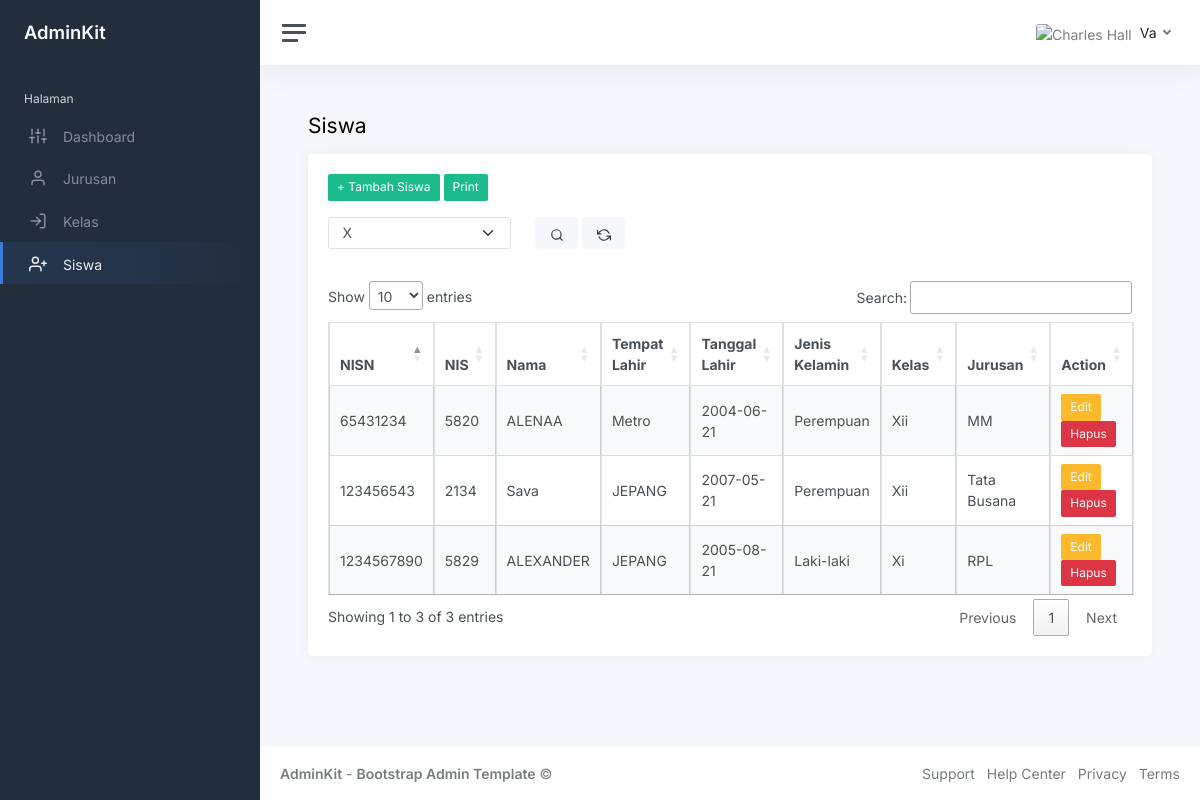
/index.php?page=siswa (signed in), run on the app's committed database.
### tables this page shows
CREATE TABLE `siswa` (
  `nisn` char(12) NOT NULL,
  `nis` char(10) NOT NULL,
  `nm_siswa` varchar(31) NOT NULL,
  `tempat_lahir` varchar(20) NOT NULL,
  `tgl_lahir` date NOT NULL,
  `jenis_kelamin` varchar(16) NOT NULL,
  `id_kelas` int(9) NOT NULL
);

CREATE TABLE `kelas` (
  `id_kelas` int(9) NOT NULL,
  `nm_kelas` varchar(27) NOT NULL,
  `id_jurusan` int(7) NOT NULL
);

CREATE TABLE `jurusan` (
  `id_jurusan` int(7) NOT NULL,
  `nm_jurusan` varchar(50) NOT NULL
);

### Siswa.php (the view, shortened to what this page needs)
<h1 class="h3 mb-3">Siswa</h1>
<div class="row">
	<div class="col-12">
		<div class="card flex-fill">
			<div class="card-body">
				<a href="?page=tambah-siswa" class="btn btn-success btn-sm mb-3">+ Tambah Siswa</a>
				<?php
				if (!empty($_POST['kelas'])) {
				 	?>
				 	<a href="cetak-siswa.php?kelas=<?php echo $kelas ?>" class="btn btn-success btn-sm mb-3" target="_blank">Print</a>
				 	<?php
				 }else{
				 	?>
				 	<a href="cetak-siswa.php" class="btn btn-success btn-sm mb-3" target="_blank">Print</a>
				<?php
				 }
				?>
				<form action="" method="post">
					<div class="row mb-3">
						<div class="col-sm-3">
							<div class="form-group">
								<select name="kelas" class="form-select">
									<option value="X" <?php echo isset($_POST['kelas']) == true ? ($_POST['kelas'] == 'X' ? 'selected' : '') : '' ?>>
										X
									</option>
								</select>
							</div>
						</div>
						<div class="col-sm-3">
							<button class="btn btn-light"><i data-feather="search"></i></button>
							<a href="?page=siswa" class="btn btn-light"><i data-feather="refresh-ccw"></i></a>
						</div>
					</div>
				</form>
				 <table class="table table-bordered table-striped table-hover cell-border" id="siswa">
		     <thead>
		     	<tr>
		     		<th>NISN</th>
		     		<th>NIS</th>
		     		<th>Nama</th>
		     		<th>Tempat Lahir</th>
		     		<th>Tanggal Lahir</th>
		     		<th>Jenis Kelamin</th>
		     		<th>Kelas</th>
		     		<th>Jurusan</th>
		     		<th>Action</th>
		     	</tr>
		     </thead>
		     <tbody>
                                <?php
                                if (isset($_POST['kelas'])) {
                                           $kelas = $_POST['kelas'];
                                            $query = mysqli_query($koneksi, "SELECT * FROM siswa INNER JOIN kelas ON siswa.id_kelas=kelas.id_kelas INNER JOIN jurusan ON kelas.id_jurusan=jurusan.id_jurusan WHERE nm_kelas='$kelas'");
                                       } else{
                                       	 $query = mysqli_query($koneksi, "SELECT * FROM siswa INNER JOIN kelas ON siswa.id_kelas=kelas.id_kelas INNER JOIN jurusan ON kelas.id_jurusan=jurusan.id_jurusan");
                                       }
                                 while ($data = mysqli_fetch_array($query)) {
                                 	?>
                                   <tr>
		     		<td><?php echo $data['nisn'] ?></td>
		     		<td><?php echo $data['nis'] ?></td>
		     		<td><?php echo $data['nm_siswa'] ?></td>
		     		<td><?php echo $data['tempat_lahir'] ?></td>
		     		<td><?php echo $data['tgl_lahir'] ?></td>
		     		<td><?php echo $data['jenis_kelamin'] ?></td>
		     		<td><?php echo $data['nm_kelas'] ?></td>
		     		<td><?php echo $data['nm_jurusan'] ?></td>
		     		<td>
		     			<a href="?page=edit-siswa&id=<?php echo $data['nisn'] ?>" class="btn btn-warning btn-sm">Edit</a>
		     			<a href="?page=hapus-siswa&id=<?php echo $data['nisn'] ?>"class="btn btn-danger btn-sm">Hapus</a>
		     		</td>
		     	</tr>
                                 	<?php
                                 }
                                ?>
		     </tbody>
		 </table>
			</div>
		</div>
                   </div>
               </div>

### Index.php (shortened to what this page needs)
<!DOCTYPE html>
<html lang="en">
<head>
	<link rel="stylesheet" href="https://cdnjs.cloudflare.com/ajax/libs/twitter-bootstrap/4.5.2/css/bootstrap.min.css" />
		<?php
		$page = isset($_GET['page']) ? $_GET['page'] : 'Dashboard';
		?>
	<link rel="stylesheet" href="https://cdn.datatables.net/1.13.6/css/jquery.dataTables.min.css">
	<link href="css/app.css" rel="stylesheet">
</head>
<body>
	<div class="wrapper">
		<nav id="sidebar" class="sidebar js-sidebar">
			<div class="sidebar-content js-simplebar">
				<a class="sidebar-brand" href="index.html">
          <span class="align-middle">AdminKit</span>
        </a>
				<ul class="sidebar-nav">
					<li class="sidebar-header">
						Halaman
					</li>
					<li class="sidebar-item <?php echo (empty($_GET['page']) ? 'active' : '') ?>">
						<a class="sidebar-link" href="index.php">
              <i class="align-middle" data-feather="sliders"></i> <span class="align-middle">Dashboard</span>
            </a>
					</li>
					<li class="sidebar-item <?php echo ($page == 'jurusan' || $page == 'tambah-jurusan' || $page == 'edit-jurusan' ? 'active' : '') ?>">
						<a class="sidebar-link" href="?page=jurusan">
              <i class="align-middle" data-feather="user"></i> <span class="align-middle">Jurusan</span>
            </a>
					</li>
					<li class="sidebar-item <?php echo ($page == 'kelas' || $page == 'tambah-kelas' || $page == 'edit-kelas' ? 'active' : '') ?>">
						<a class="sidebar-link" href="?page=kelas">
              <i class="align-middle" data-feather="log-in"></i> <span class="align-middle">Kelas</span>
            </a>
					</li>
					<li class="sidebar-item <?php echo ($page == 'siswa' || $page == 'tambah-siswa' || $page == 'edit-siswa' ? 'active' : '') ?>">
						<a class="sidebar-link" href="?page=siswa">
              <i class="align-middle" data-feather="user-plus"></i> <span class="align-middle">Siswa</span>
            </a>
					</li>
				</ul>
			</div>
		</nav>
		<div class="main">
			<nav class="navbar navbar-expand navbar-light navbar-bg">
				<a class="sidebar-toggle js-sidebar-toggle">
          <i class="hamburger align-self-center"></i>
        </a>
				<div class="navbar-collapse collapse">
					<ul class="navbar-nav navbar-align">
						<li class="nav-item dropdown">
							<a class="nav-link dropdown-toggle d-none d-sm-inline-block" href="#" data-bs-toggle="dropdown">
                <img src="foto/<?php echo $_SESSION['user']['foto'] ?>" class="avatar img-fluid rounded me-1" alt="Charles Hall" /> <span class="text-dark"><?php echo $_SESSION['user']['nm_lengkap'] ?></span>
              </a>
						</li>
					</ul>
				</div>
			</nav>
			<main class="content">
				<div class="container-fluid p-0">
					<?php
                    $page = isset($_GET['page']) ? $_GET['page'] : 'home';
                    include $page . '.php';
					?>
				</div>
			</main>
			<footer class="footer">
				<div class="container-fluid">
					<div class="row text-muted">
						<div class="col-6 text-start">
							<p class="mb-0">
								<a class="text-muted" href="https://adminkit.io/" target="_blank"><strong>AdminKit</strong></a> - <a class="text-muted" href="https://adminkit.io/" target="_blank"><strong>Bootstrap Admin Template</strong></a>								&copy;
							</p>
						</div>
						<div class="col-6 text-end">
							<ul class="list-inline">
								<li class="list-inline-item">
									<a class="text-muted" href="https://adminkit.io/" target="_blank">Support</a>
								</li>
								<li class="list-inline-item">
									<a class="text-muted" href="https://adminkit.io/" target="_blank">Help Center</a>
								</li>
								<li class="list-inline-item">
									<a class="text-muted" href="https://adminkit.io/" target="_blank">Privacy</a>
								</li>
								<li class="list-inline-item">
									<a class="text-muted" href="https://adminkit.io/" target="_blank">Terms</a>
								</li>
							</ul>
						</div>
					</div>
				</div>
			</footer>
		</div>
	</div>
</body>
</html>

### data on the page
siswa: nisn "123456543", nis "2134", nm_siswa "Sava", tempat_lahir "JEPANG", tgl_lahir "2007-05-21", jenis_kelamin "Perempuan", id_kelas.nm_kelas "Xii", jurusan.nm_jurusan "Tata Busana"
siswa: nisn "1234567890", nis "5829", nm_siswa "ALEXANDER", tempat_lahir "JEPANG", tgl_lahir "2005-08-21", jenis_kelamin "Laki-laki", id_kelas.nm_kelas "Xi", jurusan.nm_jurusan "RPL"
siswa: nisn "65431234", nis "5820", nm_siswa "ALENAA", tempat_lahir "Metro", tgl_lahir "2004-06-21", jenis_kelamin "Perempuan", id_kelas.nm_kelas "Xii", jurusan.nm_jurusan "MM"

### other printed values
$_SESSION['user']['nm_lengkap'] "Va"
